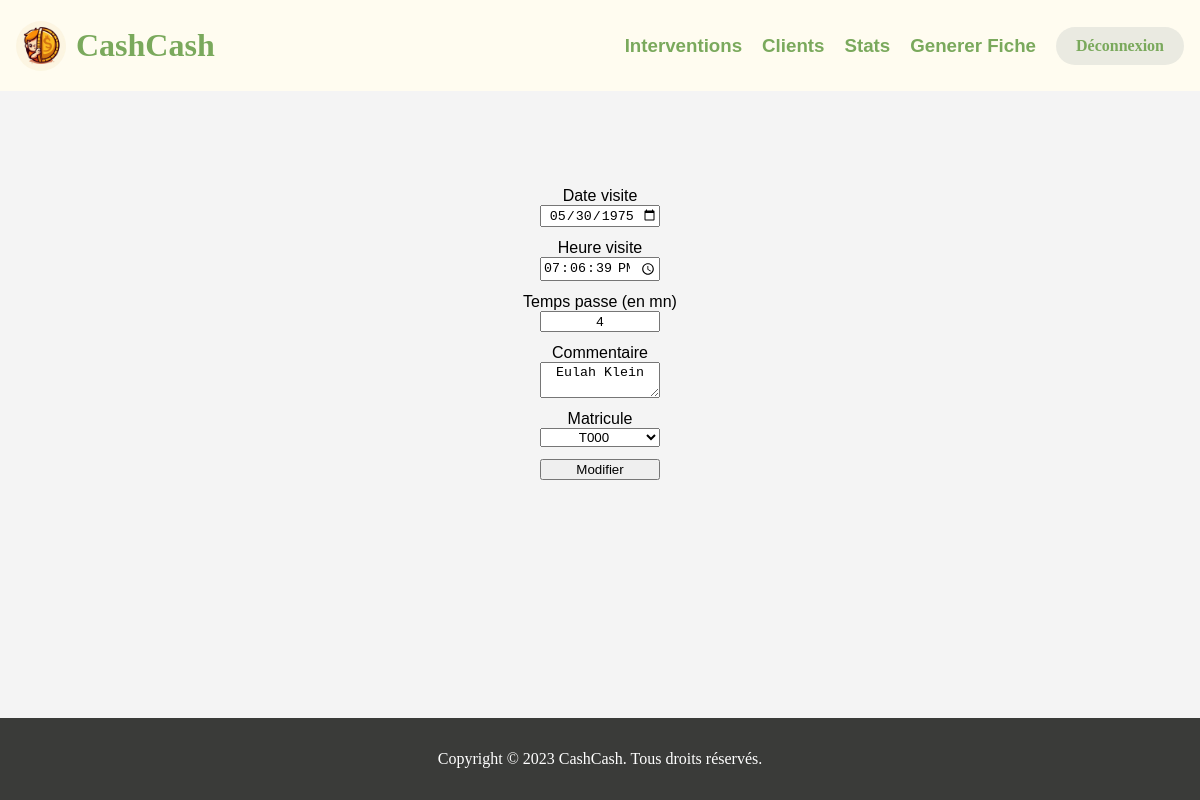
/?action=editerInterventions&&id=2 (signed in), run on the app's committed database.
### tables this page shows
CREATE TABLE `controlers` (
  `numero_intervention` bigint(20) UNSIGNED NOT NULL,
  `numero_de_serie` varchar(191) NOT NULL,
  `temps_passe` int(11) NOT NULL,
  `commentaire` varchar(191) NOT NULL
);

CREATE TABLE `interventions` (
  `numero_intervention` bigint(20) UNSIGNED NOT NULL,
  `date_visite` date NOT NULL,
  `heure_visite` time NOT NULL,
  `numero_client` varchar(191) NOT NULL,
  `matricule` varchar(191) NOT NULL
);

### index.php (called while the page is built, shortened)
<?php
    include "getRacine.php";
    if (isset($_GET["action"])) {
        $action = $_GET["action"];
    } else {
        $action = "defaut";
    }
    $fichier = controleurPrincipal($action);
    include "$racine/controleur/$fichier";
?>

### modele/bd.intervention.php (called while the page is built, shortened)
<?php
function getInterventionById($id){
    $base = connexionPDO();
    $statement = $base->prepare("SELECT interventions.*, controlers.commentaire, controlers.temps_passe
    FROM interventions
    LEFT JOIN controlers ON controlers.numero_intervention = interventions.numero_intervention
    WHERE interventions.numero_intervention = :Ninter");
    $statement->bindParam(':Ninter', $id);
    $statement->execute();
    $resultat = $statement->fetch(PDO::FETCH_ASSOC);
    return $resultat;
}
function getMatricules(){
    $base = connexionPDO();
    $queryMatricules = "SELECT matricule FROM techniciens";
    $statement = $base->prepare($queryMatricules);
    $statement->execute();
    $matricules = $statement->fetchAll(PDO::FETCH_COLUMN);
    return $matricules;
}
?>

### vue/vueEditer.php (the view, shortened to what this page needs)
<form style="text-align: center; display: grid; margin-top: 8%;" action="?action=updateInterventions" method="POST">
    <label for="date_visite">Date visite</label>
    <td><input class="editer1" style="text-align: center; margin-bottom: 1%; margin-left: 45%; margin-right: 45%;" type="date" name="date_visite" value="<?php echo $resultat['date_visite']; ?>"></td>
    <label for="date_visite">Heure visite</label>
    <td><input class="editer2" style="text-align: center; margin-bottom: 1%; margin-left: 45%; margin-right: 45%;" type="time" name="heure_visite" value="<?php echo $resultat['heure_visite']; ?>" step="1"></td>
    <?php if(isset($resultat['temps_passe'])): ?>
        <label for="date_visite">Temps passe (en mn)</label>
        <td><input class="editer3" style="text-align: center; margin-bottom: 1%; margin-left: 45%; margin-right: 45%;" type="text" name="temps_passe" value="<?php echo $resultat['temps_passe']; ?>"></td>
        <label for="date_visite">Commentaire</label>
        <td><textarea class="editer4" style="text-align: center; margin-bottom: 1%; margin-left: 45%; margin-right: 45%;" name="commentaire"><?php echo htmlspecialchars($resultat['commentaire']); ?></textarea></td>
    <?php endif; ?>
    <td>
        <label for="date_visite">Matricule</label>
        <select class="editer5" style="text-align: center; margin-bottom: 1%; margin-left: 45%; margin-right: 45%;" name="matricule">
            <?php foreach ($matricules as $matricule): ?>
                <option value="<?php echo $matricule; ?>" <?php if ($matricule == $resultat['matricule']) echo 'selected'; ?>><?php echo $matricule; ?></option>
            <?php endforeach; ?>
        </select>
    </td>
    <td><input class="editer6" style="text-align: center; margin-bottom: 1%; margin-left: 45%; margin-right: 45%;" type="submit" value="Modifier"></td>
</form>

### css/style.css (style rules this page uses)
.editer1 { text-align: center; }

### data on the page
controlers: date_visite "05/30/1975", heure_visite "19:06:39", temps_passe "4", commentaire "Eulah Klein"
interventions: matricule "T000"
